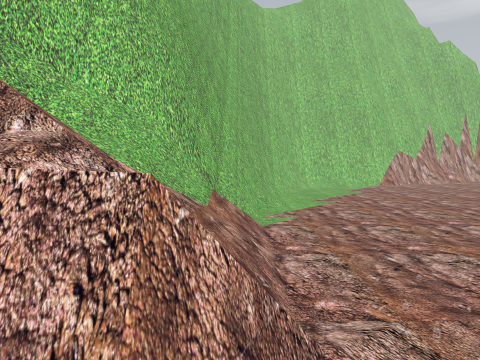
[1] (above)

16 first-person views from a walk through a 3-D level made in the Unity game engine. The camera is 1.4 m above the floor, tilts 4° down and sees 75° across. The floor is counted in squares, 1 m on a side. Each view is taken from the middle of a square. On the plan, view 1 faces up. The plan holds only what a view shows up to about 14 squares ahead; the rest is blank. The place goes on beyond the plan. Some trees and plants on the terrain are drawn as simple stand-ins. The player is left out. Some animated figures are left out.

[2]
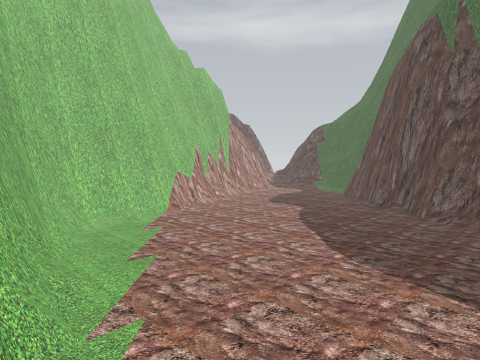

[3]
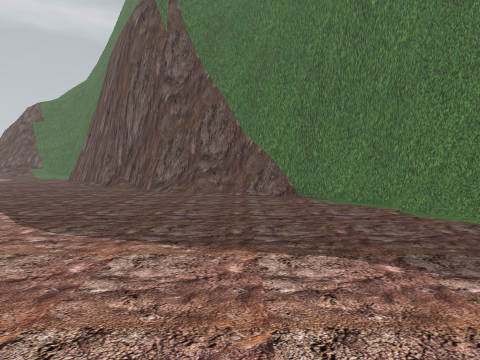

[4]
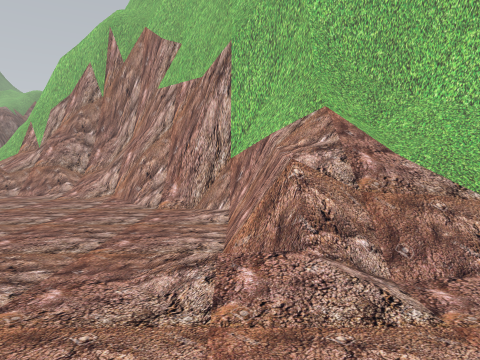

[5]
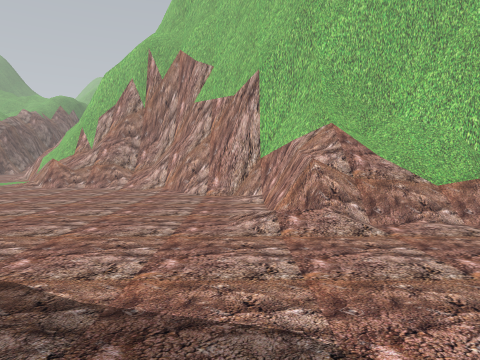

[6]
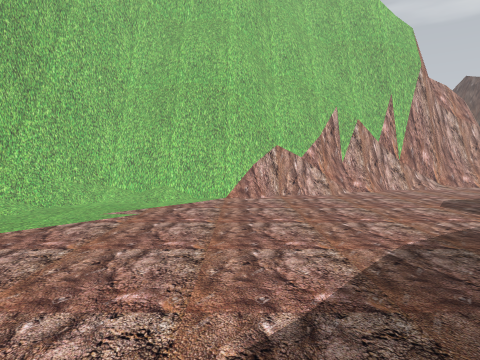

[7]
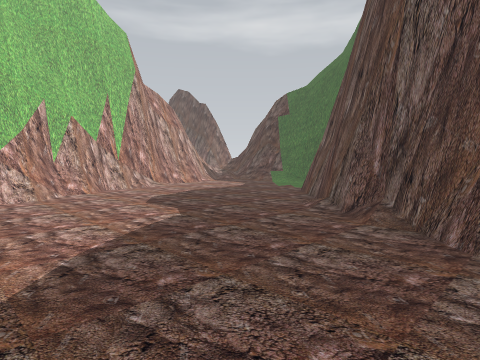

[8]
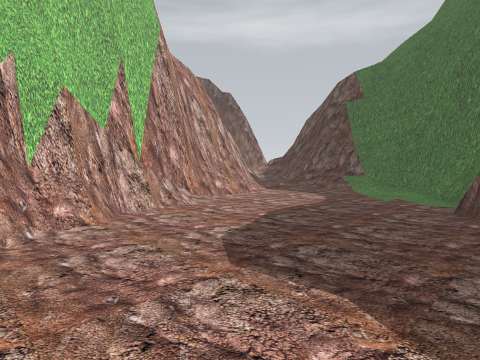

[9]
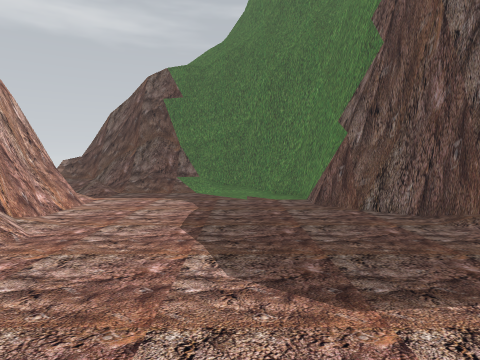

[10]
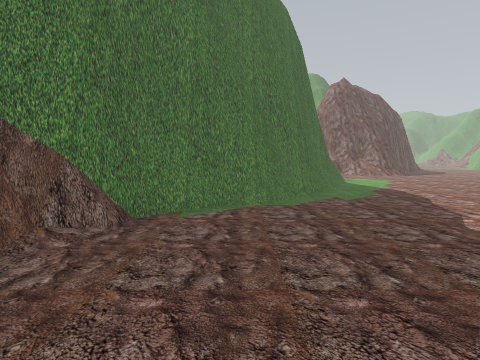

[11]
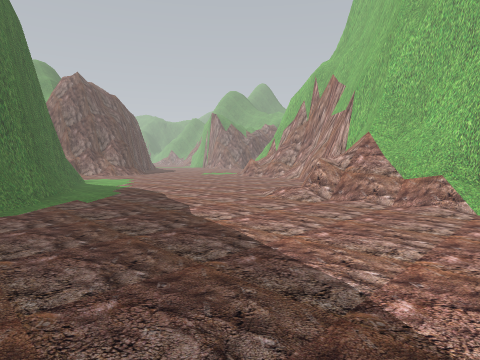

[12]
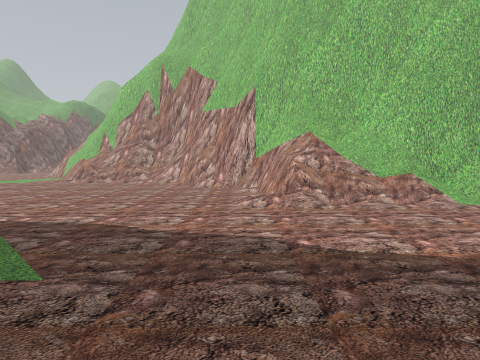

[13]
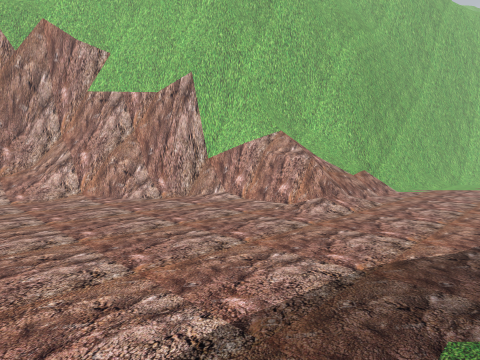

[14]
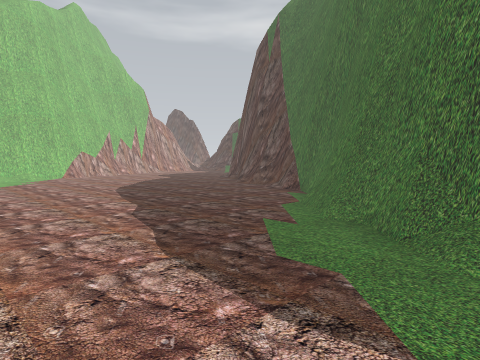

[15]
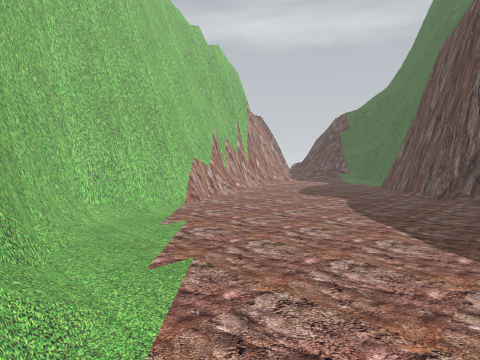

[16]
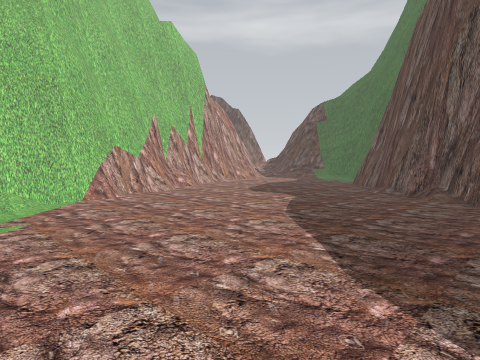

### Floor plan
Key: @ floor where view 1 was taken; # wall or solid block; . floor; / step, stairs or slope; = window, fence, low wall or low ledge; v drop or lower ground; O other object.
Columns run from 10 left of view 1 to 25 right of it. Each row starts with its distance up from view 1.
 22                             ####   #
 21                         ######=/.//#
 20                      #####//....../#
 19                    ####=........../#
 18                  ####//.........../#
 17             #######.............../#
 16             #O//...................#
 15            ##/....................##
 14            #O....................##
 13            #..................####
 12           ##.................##
 11           #O.............../##
 10           #O...............##
  9           #.............../#
  8          ##...............##
  7          #/..............##
  6        ###/............./#
  5        ##//.............##
  4        #///.............##
  3        #///............/#
  2       ##//=/...........##
  1      ###vv//...........##
  0     ##....@...........##
 -1    ##O...............##
 -2   ###/.............=##
 -3  ###/.............=##
 -4  #=/..............##
 -5 ##O/.............##
 -6 ##=............./#
 -7 ===.............##

Where each view was taken, in squares from view 1:
view 1: 0 up, 0 right, facing up
view 2: 3 up, 1 left, facing up-right
view 3: 3 up, 1 right, facing right
view 4: 1 up, 4 right, facing left
view 5: 0 up, 7 right, facing left
view 6: 6 up, 8 right, facing up
view 7: 6 up, 9 right, facing up-right
view 8: 12 up, 11 right, facing up-right
view 9: 16 up, 11 right, facing right
view 10: 8 up, 10 right, facing down
view 11: 8 up, 10 right, facing down-left
view 12: 0 up, 10 right, facing left
view 13: 7 down, 5 right, facing up-left
view 14: 7 down, 1 right, facing up-right
view 15: 6 up, 0 right, facing up-right
view 16: 6 up, 4 right, facing up-right
